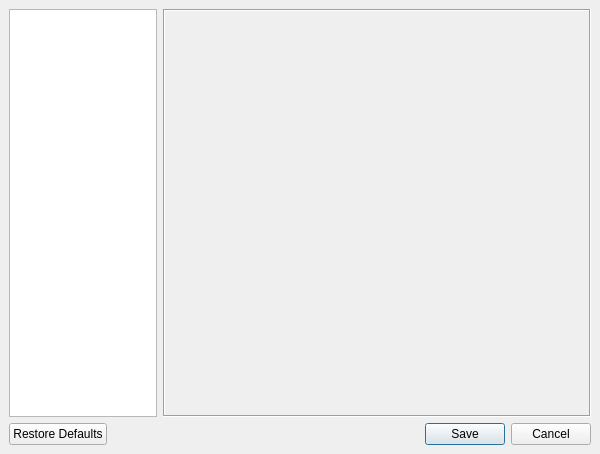
<ui version="4.0" >
 <class>PreferencesDialog</class>
 <widget class="QDialog" name="PreferencesDialog" >
  <property name="geometry" >
   <rect>
    <x>0</x>
    <y>0</y>
    <width>600</width>
    <height>454</height>
   </rect>
  </property>
  <property name="windowTitle" >
   <string>Preferences</string>
  </property>
  <layout class="QGridLayout" >
   <property name="margin" >
    <number>9</number>
   </property>
   <property name="spacing" >
    <number>6</number>
   </property>
   <item row="0" column="0" >
    <widget class="QListWidget" name="listWidget" >
     <property name="minimumSize" >
      <size>
       <width>148</width>
       <height>0</height>
      </size>
     </property>
     <property name="maximumSize" >
      <size>
       <width>148</width>
       <height>16777215</height>
      </size>
     </property>
     <property name="iconSize" >
      <size>
       <width>32</width>
       <height>32</height>
      </size>
     </property>
     <property name="spacing" >
      <number>12</number>
     </property>
     <property name="viewMode" >
      <enum>QListView::IconMode</enum>
     </property>
    </widget>
   </item>
   <item row="0" column="1" >
    <widget class="QStackedWidget" name="stackedWidget" >
     <property name="frameShape" >
      <enum>QFrame::Box</enum>
     </property>
     <property name="frameShadow" >
      <enum>QFrame::Sunken</enum>
     </property>
    </widget>
   </item>
   <item row="1" column="0" colspan="2" >
    <widget class="QDialogButtonBox" name="buttonBox" >
     <property name="orientation" >
      <enum>Qt::Horizontal</enum>
     </property>
     <property name="standardButtons" >
      <set>QDialogButtonBox::Cancel|QDialogButtonBox::NoButton|QDialogButtonBox::RestoreDefaults|QDialogButtonBox::Save</set>
     </property>
    </widget>
   </item>
  </layout>
 </widget>
 <resources/>
 <connections>
  <connection>
   <sender>buttonBox</sender>
   <signal>accepted()</signal>
   <receiver>PreferencesDialog</receiver>
   <slot>accept()</slot>
   <hints>
    <hint type="sourcelabel" >
     <x>257</x>
     <y>429</y>
    </hint>
    <hint type="destinationlabel" >
     <x>157</x>
     <y>274</y>
    </hint>
   </hints>
  </connection>
  <connection>
   <sender>buttonBox</sender>
   <signal>rejected()</signal>
   <receiver>PreferencesDialog</receiver>
   <slot>reject()</slot>
   <hints>
    <hint type="sourcelabel" >
     <x>325</x>
     <y>429</y>
    </hint>
    <hint type="destinationlabel" >
     <x>286</x>
     <y>274</y>
    </hint>
   </hints>
  </connection>
 </connections>
</ui>
